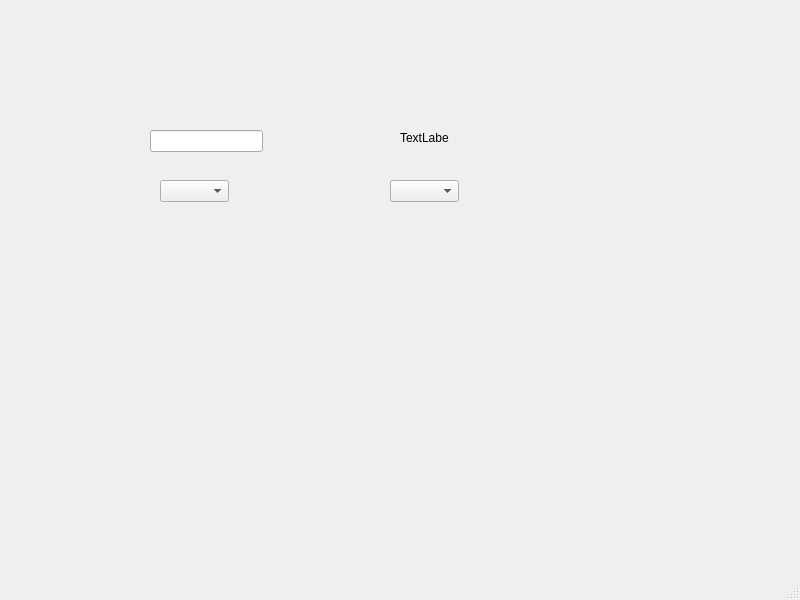
<?xml version="1.0" encoding="UTF-8"?>
<ui version="4.0">
 <class>MainWindow</class>
 <widget class="QMainWindow" name="MainWindow">
  <property name="geometry">
   <rect>
    <x>0</x>
    <y>0</y>
    <width>800</width>
    <height>600</height>
   </rect>
  </property>
  <property name="windowTitle">
   <string>MainWindow</string>
  </property>
  <widget class="QWidget" name="centralwidget">
   <widget class="QComboBox" name="comboBoxCurrency_1">
    <property name="geometry">
     <rect>
      <x>160</x>
      <y>180</y>
      <width>69</width>
      <height>22</height>
     </rect>
    </property>
   </widget>
   <widget class="QLineEdit" name="lineEditInput">
    <property name="geometry">
     <rect>
      <x>150</x>
      <y>130</y>
      <width>113</width>
      <height>22</height>
     </rect>
    </property>
   </widget>
   <widget class="QLabel" name="labelResult">
    <property name="geometry">
     <rect>
      <x>400</x>
      <y>130</y>
      <width>49</width>
      <height>16</height>
     </rect>
    </property>
    <property name="text">
     <string>TextLabel</string>
    </property>
   </widget>
   <widget class="QComboBox" name="comboBoxCurrency_2">
    <property name="geometry">
     <rect>
      <x>390</x>
      <y>180</y>
      <width>69</width>
      <height>22</height>
     </rect>
    </property>
   </widget>
  </widget>
  <widget class="QMenuBar" name="menubar">
   <property name="geometry">
    <rect>
     <x>0</x>
     <y>0</y>
     <width>800</width>
     <height>22</height>
    </rect>
   </property>
  </widget>
  <widget class="QStatusBar" name="statusbar"/>
 </widget>
 <resources/>
 <connections/>
</ui>
